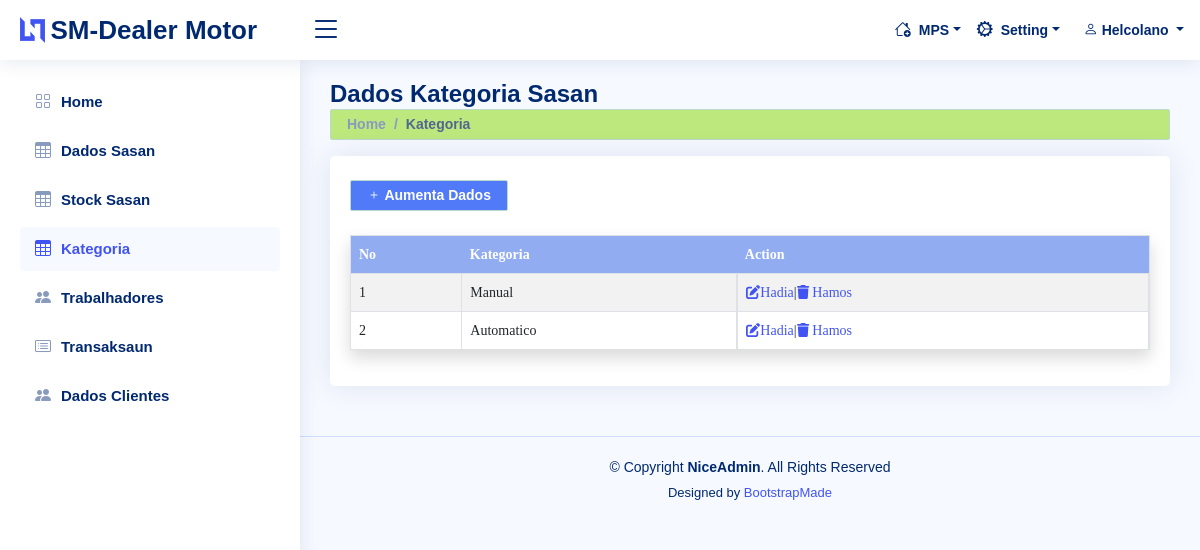
The page /kategoria.html (signed in) on the database its author committed.
### tables this page shows
CREATE TABLE `t_trabalho` (
  `id_tbdor` int(11) NOT NULL,
  `naran_tbdr` varchar(70) NOT NULL,
  `sexu` enum('Mane','Feto') NOT NULL,
  `id_suku` int(11) NOT NULL,
  `hela_fatin` varchar(60) NOT NULL,
  `no_tlf` varchar(15) NOT NULL,
  `foto` varchar(70) DEFAULT NULL
);

CREATE TABLE `t_kategoria` (
  `id_kategoria` int(11) NOT NULL,
  `kategoria` varchar(20) NOT NULL
);

### class/class.php (called while the page is built, shortened)
<?php
class database
{
    protected $servername = 'localhost';
    protected $hostname = 'root';
    protected $password = '';
    protected $dbname = 'db_deliermotor';
    protected $conn;
    public function __construct()
    {
        if (!isset($this->conn)) {
            $this->conn = new mysqli($this->servername, $this->hostname, $this->password, $this->dbname) ;
        }
        return $this->conn;
    }
}
class user extends database
{
    public function dtalho_user($field, $id)
    {
        $sql = "SELECT t.id_tbdor,t.foto, t.naran_tbdr, t.no_tlf, t.sexu,m.naran_mun,p.naran_postu, s.naran_suku, t.hela_fatin, u.id_user, u.username, u.passwords, u.level FROM t_trabalho t, t_user u, t_suku s, t_postu p,
         t_muni m WHERE t.id_tbdor=u.id_tbdr AND s.id_suku=t.id_suku AND p.id_postu = s.id_postu AND p.id_mun = m.id_mun AND t.id_tbdor='$id'";
        $query = $this->conn->query($sql);
        $result=$query->fetch_assoc();
        if ($field  == "id_tbdor") {
            return $result['id_tbdor'];
        } elseif ($field == "naran_tbdr") {
            return $result['naran_tbdr'];
        } elseif ($field == "sexu") {
            return $result['sexu'];
        } elseif ($field == "foto") {
            return $result['foto'];
        } elseif ($field == "level") {
            return $result['level'];
        } elseif ($field == "naran_suku") {
            return $result['naran_suku'];
        } elseif ($field == "naran_mun") {
            return $result['naran_mun'];
        } elseif ($field == "naran_postu") {
            return $result['naran_postu'];
        } elseif ($field == "hela_fatin") {
            return $result['hela_fatin'];
        } elseif ($field == "no_tlf") {
            return $result['no_tlf'];
        } elseif ($field == "id_user") {
            return $result['id_user'];
        }
    }
}
class kategoria extends database
{
    public function show_kategoria()
    {
        $sql = "SELECT * FROM t_kategoria";
        $query = $this->conn->query($sql);
        if ($query->num_rows > 0) {
            while ($row=$query->fetch_assoc()) {
                $data[]=$row;
            }
            return $data;
        }
    }
}

### modul/mod_kategoria/kategoria.php (the view, shortened to what this page needs)
<?php
if ($_SESSION['level'] == 'Admin') {
    $act = $_GET['act'];
    switch ($act) {
        case 'show_kate':?>
<div class="pagetitle">
    <h1>Dados Kategoria Sasan</h1>
    <nav>
        <ol class="breadcrumb alert alert-success py-1">
            <li class="breadcrumb-item"><a href="home.html">Home</a></li>
            <li class="breadcrumb-item "><a href="" class=" <?php if($act == $act) {
                echo "active";
            }?>">Kategoria</a></li>
        </ol>
    </nav>
</div>
<section class="section dashboard">
    <div class="row">
        <div class="col-12">
            <div class="card recent-sales overflow-auto">
                <div class="card-body">
                    <a href="kategoria-input.html" class="btn btn-sm alert alert-success fw-bold my-4 py-1" id="btn"><i
                            class="bi bi-plus fw-bold"></i>
                        Aumenta
                        Dados</a>
                    <table class="table table-striped table-bordered table-hover datatable shadow" border="">
                        <thead class="bg-success text-white">
                            <tr>
                                <th scope="col">No</th>
                                <th scope="col">Kategoria</th>
                                <th class="col" scope="col">Action</th>
                            </tr>
                        </thead>
                        <tbody>
                            <?php $data = $kt->show_kategoria();
            $no =1;
            foreach ($data as $row) {?>
                            <tr>
                                <td><?= $no; ?></td>
                                <td><?= $row['kategoria']; ?></td>
                                <td class="d-flex">
                                    <a href="kategoria-update-<?=$row['id_kategoria'];?>.html" class="py-0 my-0"><i
                                            class="fa fa-edit"></i>Hadia
                                    </a>|
                                    <a href="modul/mod_kategoria/aksi_kategoria.php?act=delete&id=<?=$row['id_kategoria'];?>"
                                        class="py-0 my-0"><i class="fa fa-trash"></i> Hamos
                                    </a>
                                </td>
                            </tr>
                            <?php  $no++;
            } ?>
                        </tbody>
                    </table>
                </div>
            </div>
        </div>
    </div>
</section>
<?php break;
        case 'input':?>
<?php } ?>
<?php } elseif ($_SESSION['level'] == 'Kasir') {
    echo "<script>window.location='error.html'</script>";
} elseif ($_SESSION['level'] == 'Staff') {
    echo "<script>window.location='error.html'</script>";
} ?>

### include/header.php (shortened to what this page needs)
<?php
$name = $user->dtalho_user('naran_tbdr', $id);
?>
<header id="header" class="header fixed-top d-flex align-items-center">
    <div class="d-flex align-items-center justify-content-between">
        <a href="home.html" class="logo d-flex align-items-center">
            <img src="assets/img/logo.png" alt="">
            <span class="d-none d-lg-block">SM-Dealer Motor</span>
        </a>
        <i class="bi bi-list toggle-sidebar-btn"></i>
    </div>
    <nav class="header-nav ms-auto">
        <ul class="d-flex align-items-center">
            <?php if ($_SESSION['level'] == 'Admin') {?>
            <li class="nav-item dropdown pe-3">
                <a class="nav-link nav-profile d-flex align-items-center pe-0" href="#" data-bs-toggle="dropdown">
                    <i class="bi bi-house-add"></i><span class="d-none d-md-block dropdown-toggle ps-2 ps-1">MPS</span>
                </a>
            </li>
            <li class="nav-item dropdown pe-3">
                <a class="nav-link nav-profile d-flex align-items-center pe-0" href="#" data-bs-toggle="dropdown">
                    <i class="bi bi-gear-wide-connected"></i><span
                        class="d-none d-md-block dropdown-toggle ps-2">Setting</span>
                </a>
            </li>
            <?php } ?>
            <li class="nav-item dropdown pe-3">
                <a class="nav-link nav-profile d-flex align-items-center pe-0" href="#" data-bs-toggle="dropdown">
                    <span class="d-none d-md-block dropdown-toggle ps-2"><i class="bi bi-person"></i>
                        <?= $name; ?>
                    </span>
                </a>
            </li>
        </ul>
    </nav>
</header>

### assets/css/style.css (style rules this page uses)
:root { scroll-behavior: smooth; }
body { font-family: "Open Sans", sans-serif; background: #f6f9ff; color: #444444; }
a { color: #4154f1; text-decoration: none; }
h1, h2, h3, h4, h5, h6 { font-family: "Nunito", sans-serif; }
.pagetitle { margin-bottom: 10px; }
.pagetitle h1 { font-size: 24px; margin-bottom: 0; font-weight: 600; color: #012970; }
.card { margin-bottom: 30px; border: none; border-radius: 5px; box-shadow: 0px 0 30px rgba(1, 41, 112, 0.1); }
.card-body { padding: 0 20px 20px 20px; }
.breadcrumb { font-size: 14px; font-family: "Nunito", sans-serif; color: #899bbd; font-weight: 600; }
.breadcrumb a { color: #899bbd; transition: 0.3s; }
.breadcrumb .breadcrumb-item::before { color: #899bbd; }
.breadcrumb .active { color: #51678f; font-weight: 600; }
.logo { line-height: 1; }
@media (min-width: 1200px) { .logo { width: 280px; } }
.logo img { max-height: 26px; margin-right: 6px; }
.logo span { font-size: 26px; font-weight: 700; color: #012970; font-family: "Nunito", sans-serif; }
.header { transition: all 0.5s; z-index: 997; height: 60px; box-shadow: 0px 2px 20px rgba(1, 41, 112, 0.1); background-color: #fff; padding-left: 20px; }
.header .toggle-sidebar-btn { font-size: 32px; padding-left: 10px; cursor: pointer; color: #012970; }
.header-nav ul { list-style: none; }
.header-nav>ul { margin: 0; padding: 0; }
.header-nav .nav-profile { color: #012970; }
.header-nav .nav-profile span { font-size: 14px; font-weight: 600; }
.dashboard .recent-sales { font-size: 14px; }
.dashboard .recent-sales .table thead { background: #f6f6fe; }
.dashboard .recent-sales .table thead th { border: 0; }

### assets/css/local.css (style rules this page uses)
.table { border-width: 1px solid rgb(11, 11, 187); }
thead>tr { background-color: rgb(145, 172, 241); border-radius: 5px; height: 20px; border: 1px; font-family:'Palatino Linotype', Times, serif; }
tbody>tr>td { height:auto; vertical-align: middle; font-size:14px; font-family:'Palatino Linotype', Times, serif; }
.breadcrumb { border-radius: 2px; background-color: #b8e771e7; }
#btn { background-color: rgb(80, 122, 248); border-radius: 2px; color: white; }

### rows shown on the page
t_trabalho: naran_tbdr "Helcolano"
t_kategoria: kategoria "Manual"
t_kategoria: kategoria "Automatico"
